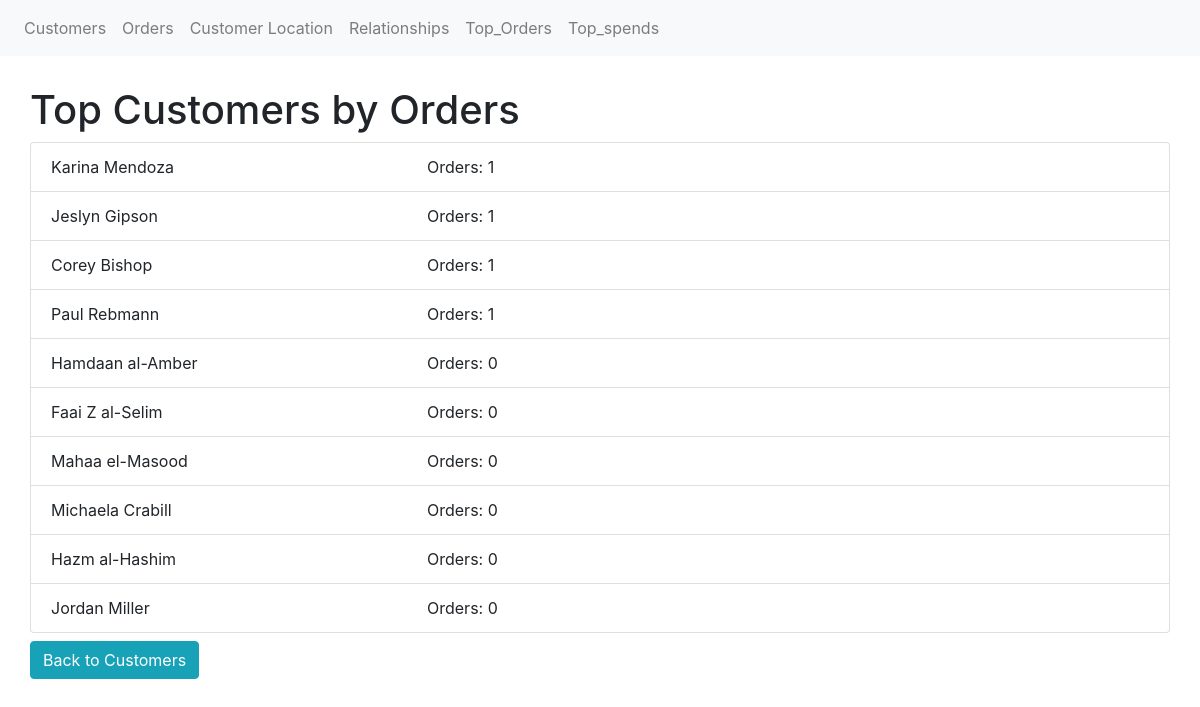
/top_orders, run on an earlier commit of the app's database.
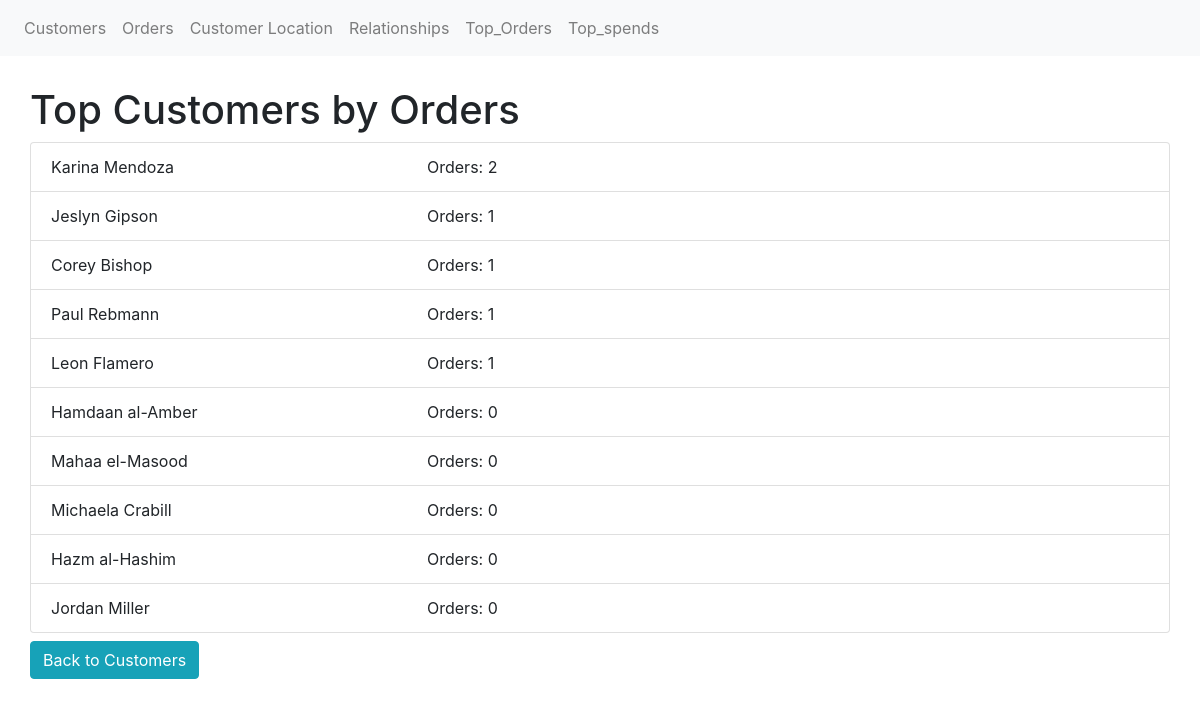
And on a later commit of the database.
### app/models.py (models this page shows, shortened)
class Customer(db.Model):
    __tablename__ = 'Customer'
    customer_id = db.Column(db.Integer, primary_key=True) #Primary key column
    customer_first_name = db.Column(db.String(50)) #String column for customer's first name
    customer_last_name = db.Column(db.String(50)) #String column for customer's last name
    age = db.Column(db.Integer) #Integer column for customer's age
    country = db.Column(db.String(50)) #String column for customer's country
    orders = db.relationship('Order',lazy=True, cascade='all, delete-orphan')

### app/routes.py (the view)
@app.route('/top_orders')
def top_orders():
    customers = Customer.query.all()
    customers_most_orders = sorted(customers, key=lambda x: len(x.orders), reverse=True)[:10]
    return render_template('top_order.html', customers=customers_most_orders)

### app/templates/top_order.html (shortened to what this page needs)
{% extends "base.html" %}
{% block content %}
    <h1>Top Customers by Orders</h1>
    <ul class="list-group">
        {% for customer in customers %}
            <li class="list-group-item">
                    <div class="row justify-content-start">
                        <div class="col-4">
                            {{ customer.customer_first_name }}
                            {{ customer.customer_last_name }}
                        </div>
                        <div class="col-6">
                            Orders: {{ customer.orders|length }}
                        </div>
                    </div>
            </li>
        {% endfor %}
    </ul>
    <a href="{{ url_for('index') }}" class="btn btn-info mt-2">Back to Customers</a>
{% endblock %}

What changed in the data, as far as the page shows it:
removed Customer: customer_first_name "Faai Z", customer_last_name "al-Selim", orders|length "0"
computed for Customer "Karina": orders|length "1" → "2"
added Customer: customer_first_name "Leon", customer_last_name "Flamero", orders|length "1"
